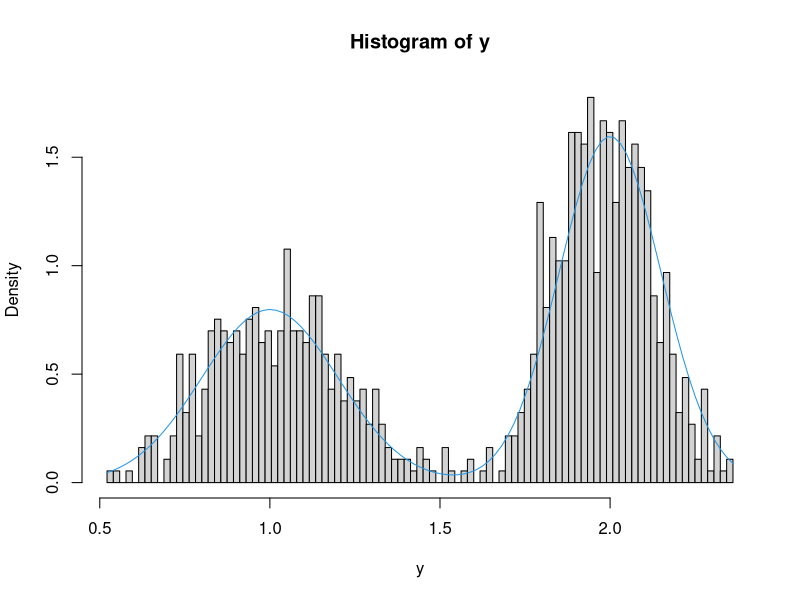
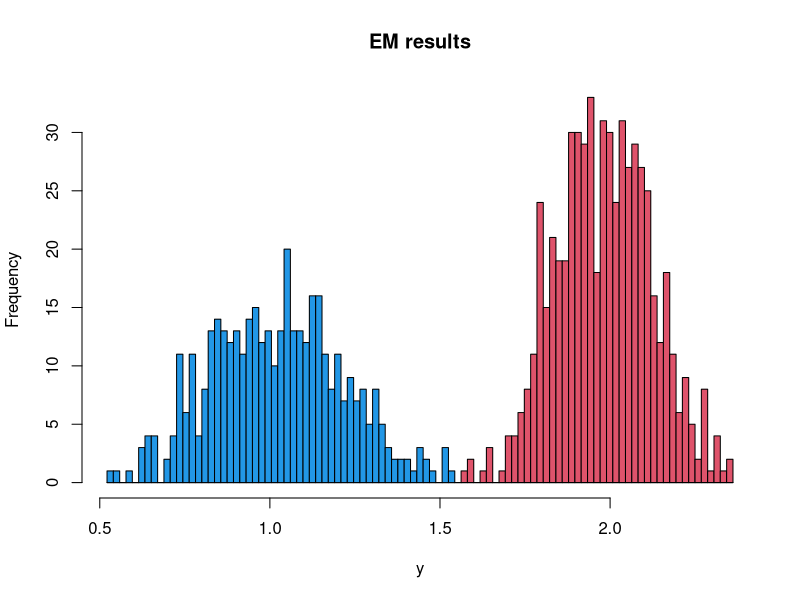

The R source for these figures, in order:
## ---- chunk 1
# make some data
n = 1000 # sample size
w = c(0.4, 0.6) # mixture weights
z = sample(1:2, size = n, replace = TRUE, prob = w) # latent grouping variable
mu = c(1,2) # means
sigma = c(0.2,0.15) # standard deviations
y = rnorm(n, mu[z], sigma[z]) # data

# plot the data
breaks = seq(min(y), max(y), length = n/10)
hist(y, prob = TRUE, breaks = breaks) 
curve(w[1] * dnorm(x, mu[1], sigma[1]) + w[2] * dnorm(x, mu[2], sigma[2]), add = TRUE, col = 4, xlim = range(y))
## ---- chunk 2
# helper functions
mixture.density = function(y, mu, sigma, w, K){
    apply(sapply(1:K, function(k) dnorm(y, mu[k], sigma[k]) * w[k]), 1, sum)
}

calculate.tau = function(y, mu, sigma, w, K){
    denominator = mixture.density(y, mu, sigma, w, K)
    sapply(1:K, function(k) dnorm(y, mu[k], sigma[k]) * w[k] / denominator)
}

calculate.loglik = function(y, mu, sigma, w, tau, K){
    sum(sapply(1:K, function(k) tau[,k] * (log(w[k]) + dnorm(y, mu[k], sigma[k], log = TRUE))))
}

predict.Z = function(tau) apply(tau, 1, function(x) which(x < (1/ncol(tau))))

# EM function
EM = function(y, mu, sigma, w, threshold = 1e-5){

    K = length(mu)
    
    continue = TRUE
    
    counter = 0
    
    while(continue){
        
        # store current values
        mu0 = mu
        sigma0 = sigma
        w0 = w

        # E step
        tau = calculate.tau(y, mu, sigma, w, K)

        # M step
        for(k in 1:K){ 

            w[k] = mean(tau[,k]) 
                   
            mu[k] = sum(tau[,k] * y) / sum(tau[,k])

            sigma[k] = sqrt(sum(tau[,k] * (y-mu[k])^2) / sum(tau[,k])) # uses updated mu

        }

        # terminate
        difference = abs(calculate.loglik(y, mu0, sigma0, w0, tau, K) - calculate.loglik(y, mu, sigma, w, tau, K))
        continue =  difference > threshold
        counter = counter + 1

    }
    
    return(list(z = predict.Z(tau), mu = mu, sigma = sigma, w = w, K = K, iterations = counter))
    
}

# Give it a try
results = EM(y, mu, sigma, w)
results$mu
results$sigma
hist(y[results$z == 1], xlim = range(y), col = 2, breaks = breaks, xlab = "y", main = "EM results")
hist(y[results$z == 2], col = 4, breaks = breaks, add = TRUE)

## ---- chunk 3
# check with mixtools package
suppressMessages(require(mixtools)) # prevents annoying messages
capture.output(check <- normalmixEM(y)) # suppresses auto printing
check$mu
check$sigma
